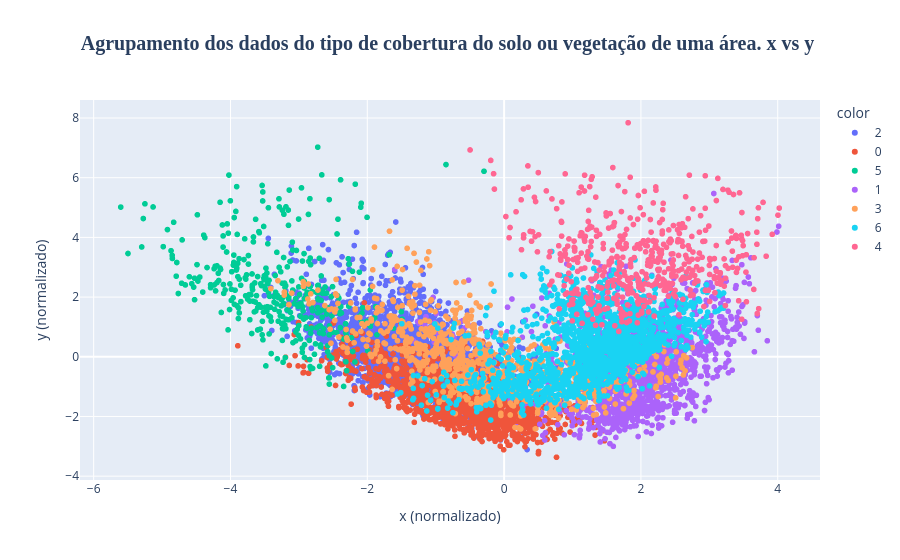

The cell this chart's notebook holds for it:
### Markdown cell above
o tipo de cobertura do solo ou vegetação de uma área.

Elevation: A altitude do terreno (em metros).

Aspect: A orientação do terreno (em graus, onde 0 é norte e 180 é sul).

Slope: A inclinação do terreno (em graus).

Horizontal_Distance_To_Hydrology: A distância horizontal até a fonte de água mais próxima (como um rio ou lago).

Vertical_Distance_To_Hydrology: A distância vertical até a fonte de água mais próxima.

Horizontal_Distance_To_Roadways: A distância horizontal até a estrada mais próxima.

Hillshade_9am: A sombra do morro às 9 da manhã. É uma medida de quanta luz solar um local recebe.

Hillshade_Noon: A sombra do morro ao meio-dia.

Hillshade_3pm: A sombra do morro às 3 da tarde.

Horizontal_Distance_To_Fire_Points: A distância horizontal até um local de ignição de incêndio florestal.

### Code cell
fig = px.scatter(x=X_pca[:, 0], y=X_pca[:, 1], color=labels.astype(str), title='<b>Agrupamento dos dados do tipo de cobertura do solo ou vegetação de uma área. x vs y </b>')

fig.update_layout(
    xaxis_title_text='x (normalizado)',
    yaxis_title_text='y (normalizado)',
    # padrão o título
    title_font_size=20,  # Define o tamanho da fonte do título
    title_font_family='Arial Black', # Uma fonte mais grossa
    title_x=0.5 # Centraliza o título no gráfico
)

fig.show()
fig.write_html("Figuras/19exercicio_grafico1.html")

### Figure 1 — Plotly figure (JSON) as saved in the notebook; plotly's stock layout.template omitted (floating-point values rounded to 4 significant figures; data arrays with more than 128 entries replaced by an {"elided": "..."} marker saying what was removed)
{"data": [{"hovertemplate": "color=2<br>x=%{x}<br>y=%{y}<extra></extra>", "legendgroup": "2", "marker": {"color": "#636efa", "symbol": "circle"}, "mode": "markers", "name": "2", "showlegend": true, "type": "scattergl", "x": {"elided": "3397 float values"}, "xaxis": "x", "y": {"elided": "3397 float values"}, "yaxis": "y"}, {"hovertemplate": "color=0<br>x=%{x}<br>y=%{y}<extra></extra>", "legendgroup": "0", "marker": {"color": "#EF553B", "symbol": "circle"}, "mode": "markers", "name": "0", "showlegend": true, "type": "scattergl", "x": {"elided": "1508 float values"}, "xaxis": "x", "y": {"elided": "1508 float values"}, "yaxis": "y"}, {"hovertemplate": "color=5<br>x=%{x}<br>y=%{y}<extra></extra>", "legendgroup": "5", "marker": {"color": "#00cc96", "symbol": "circle"}, "mode": "markers", "name": "5", "showlegend": true, "type": "scattergl", "x": {"elided": "377 float values"}, "xaxis": "x", "y": {"elided": "377 float values"}, "yaxis": "y"}, {"hovertemplate": "color=1<br>x=%{x}<br>y=%{y}<extra></extra>", "legendgroup": "1", "marker": {"color": "#ab63fa", "symbol": "circle"}, "mode": "markers", "name": "1", "showlegend": true, "type": "scattergl", "x": {"elided": "1714 float values"}, "xaxis": "x", "y": {"elided": "1714 float values"}, "yaxis": "y"}, {"hovertemplate": "color=3<br>x=%{x}<br>y=%{y}<extra></extra>", "legendgroup": "3", "marker": {"color": "#FFA15A", "symbol": "circle"}, "mode": "markers", "name": "3", "showlegend": true, "type": "scattergl", "x": {"elided": "920 float values"}, "xaxis": "x", "y": {"elided": "920 float values"}, "yaxis": "y"}, {"hovertemplate": "color=6<br>x=%{x}<br>y=%{y}<extra></extra>", "legendgroup": "6", "marker": {"color": "#19d3f3", "symbol": "circle"}, "mode": "markers", "name": "6", "showlegend": true, "type": "scattergl", "x": {"elided": "1590 float values"}, "xaxis": "x", "y": {"elided": "1590 float values"}, "yaxis": "y"}, {"hovertemplate": "color=4<br>x=%{x}<br>y=%{y}<extra></extra>", "legendgroup": "4", "marker": {"color": "#FF6692", "symbol": "circle"}, "mode": "markers", "name": "4", "showlegend": true, "type": "scattergl", "x": {"elided": "494 float values"}, "xaxis": "x", "y": {"elided": "494 float values"}, "yaxis": "y"}], "layout": {"autosize": true, "legend": {"title": {"text": "color"}, "tracegroupgap": 0}, "title": {"font": {"family": "Arial Black", "size": 20}, "text": "<b>Agrupamento dos dados do tipo de cobertura do solo ou vegetação de uma área. x vs y </b>", "x": 0.5}, "xaxis": {"anchor": "y", "autorange": true, "domain": [0, 1], "range": [-6.187, 4.605], "title": {"text": "x (normalizado)"}, "type": "linear"}, "yaxis": {"anchor": "x", "autorange": true, "domain": [0, 1], "range": [-4.292, 8.767], "title": {"text": "y (normalizado)"}, "type": "linear"}}}
